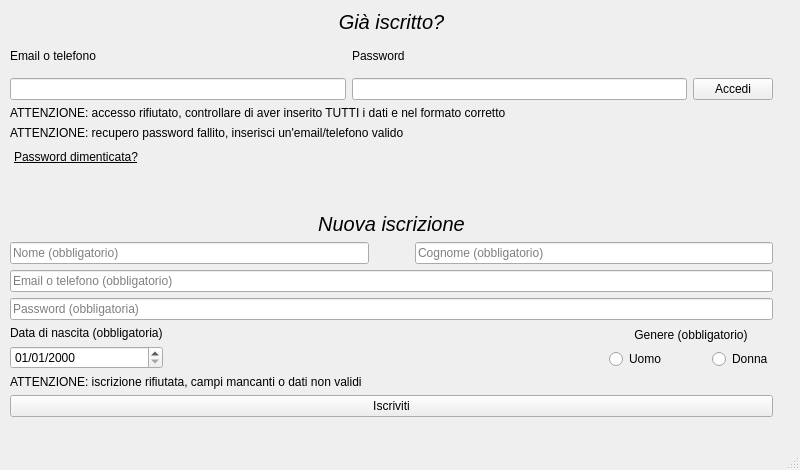
<?xml version="1.0" encoding="UTF-8"?>
<ui version="4.0">
 <class>MainWindow</class>
 <widget class="QMainWindow" name="MainWindow">
  <property name="geometry">
   <rect>
    <x>0</x>
    <y>0</y>
    <width>800</width>
    <height>470</height>
   </rect>
  </property>
  <property name="windowTitle">
   <string>MainWindow</string>
  </property>
  <widget class="QWidget" name="centralwidget">
   <widget class="QWidget" name="verticalLayoutWidget_4">
    <property name="geometry">
     <rect>
      <x>10</x>
      <y>10</y>
      <width>763</width>
      <height>407</height>
     </rect>
    </property>
    <layout class="QVBoxLayout" name="verticalLayout_4">
     <item>
      <widget class="QLabel" name="label_already_signed">
       <property name="sizePolicy">
        <sizepolicy hsizetype="Preferred" vsizetype="Preferred">
         <horstretch>0</horstretch>
         <verstretch>0</verstretch>
        </sizepolicy>
       </property>
       <property name="font">
        <font>
         <pointsize>15</pointsize>
         <weight>50</weight>
         <italic>true</italic>
         <bold>false</bold>
        </font>
       </property>
       <property name="text">
        <string>Già iscritto?</string>
       </property>
       <property name="alignment">
        <set>Qt::AlignCenter</set>
       </property>
      </widget>
     </item>
     <item>
      <layout class="QHBoxLayout" name="horizontalLayout">
       <item>
        <layout class="QVBoxLayout" name="verticalLayout">
         <item>
          <widget class="QLabel" name="label_mail_tel">
           <property name="text">
            <string>Email o telefono</string>
           </property>
          </widget>
         </item>
         <item>
          <widget class="QLineEdit" name="lineEdit_login_mail_tel"/>
         </item>
        </layout>
       </item>
       <item>
        <layout class="QVBoxLayout" name="verticalLayout_2">
         <item>
          <widget class="QLabel" name="label_password">
           <property name="text">
            <string>Password</string>
           </property>
          </widget>
         </item>
         <item>
          <widget class="QLineEdit" name="lineEdit_login_pass">
           <property name="echoMode">
            <enum>QLineEdit::Password</enum>
           </property>
          </widget>
         </item>
        </layout>
       </item>
       <item>
        <layout class="QVBoxLayout" name="verticalLayout_3">
         <item>
          <spacer name="verticalSpacer">
           <property name="orientation">
            <enum>Qt::Vertical</enum>
           </property>
           <property name="sizeHint" stdset="0">
            <size>
             <width>20</width>
             <height>40</height>
            </size>
           </property>
          </spacer>
         </item>
         <item>
          <widget class="QPushButton" name="pushButton_login">
           <property name="cursor">
            <cursorShape>PointingHandCursor</cursorShape>
           </property>
           <property name="text">
            <string>Accedi</string>
           </property>
          </widget>
         </item>
        </layout>
       </item>
      </layout>
     </item>
     <item>
      <widget class="QLabel" name="label_login_fields_invalid">
       <property name="enabled">
        <bool>true</bool>
       </property>
       <property name="inputMethodHints">
        <set>Qt::ImhNone</set>
       </property>
       <property name="text">
        <string>ATTENZIONE: accesso rifiutato, controllare di aver inserito TUTTI i dati e nel formato corretto</string>
       </property>
      </widget>
     </item>
     <item>
      <widget class="QLabel" name="label_recovery_fields_invalid">
       <property name="enabled">
        <bool>true</bool>
       </property>
       <property name="inputMethodHints">
        <set>Qt::ImhNone</set>
       </property>
       <property name="text">
        <string>ATTENZIONE: recupero password fallito, inserisci un'email/telefono valido</string>
       </property>
      </widget>
     </item>
     <item>
      <layout class="QHBoxLayout" name="horizontalLayout_5">
       <item>
        <widget class="QPushButton" name="pushButton_recovery_pass">
         <property name="font">
          <font>
           <underline>true</underline>
          </font>
         </property>
         <property name="cursor">
          <cursorShape>PointingHandCursor</cursorShape>
         </property>
         <property name="text">
          <string>Password dimenticata?</string>
         </property>
         <property name="flat">
          <bool>true</bool>
         </property>
        </widget>
       </item>
       <item>
        <spacer name="horizontalSpacer_4">
         <property name="orientation">
          <enum>Qt::Horizontal</enum>
         </property>
         <property name="sizeHint" stdset="0">
          <size>
           <width>40</width>
           <height>20</height>
          </size>
         </property>
        </spacer>
       </item>
      </layout>
     </item>
     <item>
      <spacer name="verticalSpacer_2">
       <property name="orientation">
        <enum>Qt::Vertical</enum>
       </property>
       <property name="sizeHint" stdset="0">
        <size>
         <width>20</width>
         <height>40</height>
        </size>
       </property>
      </spacer>
     </item>
     <item>
      <widget class="QLabel" name="label_new_sign">
       <property name="font">
        <font>
         <pointsize>15</pointsize>
         <italic>true</italic>
        </font>
       </property>
       <property name="text">
        <string>Nuova iscrizione</string>
       </property>
       <property name="alignment">
        <set>Qt::AlignCenter</set>
       </property>
      </widget>
     </item>
     <item>
      <layout class="QVBoxLayout" name="verticalLayout_5">
       <item>
        <layout class="QHBoxLayout" name="horizontalLayout_2">
         <item>
          <widget class="QLineEdit" name="lineEdit_sign_name">
           <property name="placeholderText">
            <string>Nome (obbligatorio)</string>
           </property>
          </widget>
         </item>
         <item>
          <spacer name="horizontalSpacer">
           <property name="orientation">
            <enum>Qt::Horizontal</enum>
           </property>
           <property name="sizeType">
            <enum>QSizePolicy::Minimum</enum>
           </property>
           <property name="sizeHint" stdset="0">
            <size>
             <width>40</width>
             <height>20</height>
            </size>
           </property>
          </spacer>
         </item>
         <item>
          <widget class="QLineEdit" name="lineEdit_sign_surname">
           <property name="placeholderText">
            <string>Cognome (obbligatorio)</string>
           </property>
          </widget>
         </item>
        </layout>
       </item>
       <item>
        <widget class="QLineEdit" name="lineEdit_sign_mail_tel">
         <property name="placeholderText">
          <string>Email o telefono (obbligatorio)</string>
         </property>
        </widget>
       </item>
       <item>
        <widget class="QLineEdit" name="lineEdit_sign_pass">
         <property name="echoMode">
          <enum>QLineEdit::Password</enum>
         </property>
         <property name="placeholderText">
          <string>Password (obbligatoria)</string>
         </property>
        </widget>
       </item>
       <item>
        <layout class="QHBoxLayout" name="horizontalLayout_4">
         <item>
          <layout class="QVBoxLayout" name="verticalLayout_6">
           <item>
            <widget class="QLabel" name="label_sign_birth">
             <property name="text">
              <string>Data di nascita (obbligatoria)</string>
             </property>
            </widget>
           </item>
           <item>
            <widget class="QDateEdit" name="dateEdit_birth">
             <property name="displayFormat">
              <string>dd/MM/yyyy</string>
             </property>
            </widget>
           </item>
          </layout>
         </item>
         <item>
          <spacer name="horizontalSpacer_3">
           <property name="orientation">
            <enum>Qt::Horizontal</enum>
           </property>
           <property name="sizeType">
            <enum>QSizePolicy::Expanding</enum>
           </property>
           <property name="sizeHint" stdset="0">
            <size>
             <width>40</width>
             <height>20</height>
            </size>
           </property>
          </spacer>
         </item>
         <item>
          <layout class="QVBoxLayout" name="verticalLayout_7">
           <item>
            <widget class="QLabel" name="label_sign_sex">
             <property name="text">
              <string>Genere (obbligatorio)</string>
             </property>
             <property name="alignment">
              <set>Qt::AlignCenter</set>
             </property>
            </widget>
           </item>
           <item>
            <layout class="QHBoxLayout" name="horizontalLayout_3">
             <item>
              <widget class="QRadioButton" name="radioButton_male">
               <property name="text">
                <string>Uomo</string>
               </property>
              </widget>
             </item>
             <item>
              <spacer name="horizontalSpacer_2">
               <property name="orientation">
                <enum>Qt::Horizontal</enum>
               </property>
               <property name="sizeType">
                <enum>QSizePolicy::Minimum</enum>
               </property>
               <property name="sizeHint" stdset="0">
                <size>
                 <width>40</width>
                 <height>20</height>
                </size>
               </property>
              </spacer>
             </item>
             <item>
              <widget class="QRadioButton" name="radioButton_female">
               <property name="text">
                <string>Donna</string>
               </property>
              </widget>
             </item>
            </layout>
           </item>
          </layout>
         </item>
        </layout>
       </item>
       <item>
        <widget class="QLabel" name="label_fields_invalid">
         <property name="enabled">
          <bool>true</bool>
         </property>
         <property name="inputMethodHints">
          <set>Qt::ImhNone</set>
         </property>
         <property name="text">
          <string>ATTENZIONE: iscrizione rifiutata, campi mancanti o dati non validi</string>
         </property>
        </widget>
       </item>
       <item>
        <widget class="QPushButton" name="pushButton_sign">
         <property name="enabled">
          <bool>true</bool>
         </property>
         <property name="cursor">
          <cursorShape>PointingHandCursor</cursorShape>
         </property>
         <property name="text">
          <string>Iscriviti</string>
         </property>
        </widget>
       </item>
      </layout>
     </item>
    </layout>
   </widget>
  </widget>
  <widget class="QMenuBar" name="menubar">
   <property name="geometry">
    <rect>
     <x>0</x>
     <y>0</y>
     <width>800</width>
     <height>22</height>
    </rect>
   </property>
  </widget>
  <widget class="QStatusBar" name="statusbar"/>
 </widget>
 <resources/>
 <connections/>
</ui>
